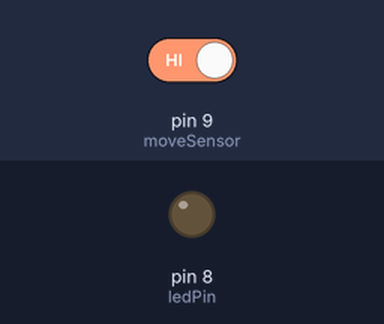
Bench run of a sketch on a simulated Arduino Uno, built with avr-gcc and run on an emulated ATmega328P. On the bench: output pins drawn as LEDs (lit = HIGH). Inputs (shaded band) come from the test bench; at power-on: pin 9 (moveSensor) HIGH.

Above: at 1.2 s.
1.3 s: pin 9 (moveSensor) driven LOW
At 1.6 s:
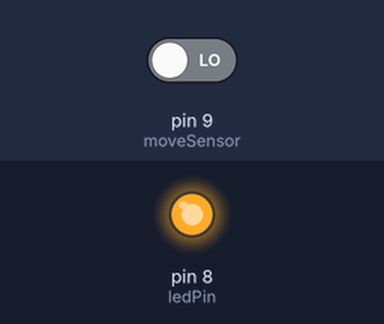
Timing chart, 0 to 4.3 s (numbered marks = the images above; inputs shaded):
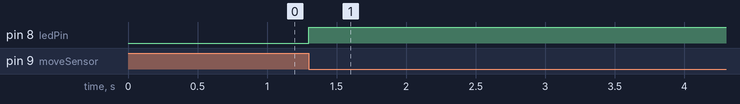

The sketch:

sketch_oct12a.ino
```cpp
#define moveSensor 9  // Digital pin connected to the motion sensor
#define ledPin 8      // Digital pin connected to the LED

void setup() {
  // Configure the motion sensor pin as an input
  pinMode(moveSensor, INPUT);

  // Configure the LED pin as an output
  pinMode(ledPin, OUTPUT);
}

void loop() {
  // Read the current digital signal from the motion sensor
  int moveVal = digitalRead(moveSensor);

  // Check whether the sensor output is LOW
  // This code assumes that LOW indicates detected motion
  if (moveVal == LOW) {
    // Turn the LED on
    digitalWrite(ledPin, HIGH);

    // Keep the LED on for 5 seconds
    delay(5000);

    // Turn the LED off after the delay
    digitalWrite(ledPin, LOW);
  } else {
    // Keep the LED off when the sensor output is HIGH
    digitalWrite(ledPin, LOW);
  }
}
```

Measured:
- after the input at 1.3 s, pin 8 (ledPin): LOW → HIGH at once
